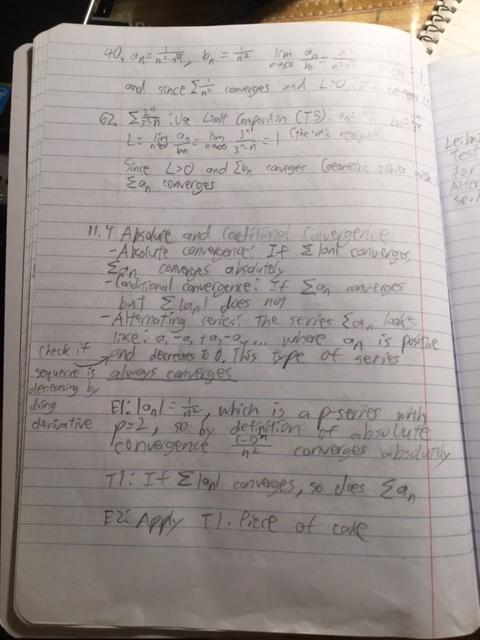
#> input picture test.jpg, 480 x 640 px
$ python example_read_image2.py
#> lines starting #> are read from the running program, lines starting #| are printed output that depends on the picture; after the words box and inside, x2 and y2 are one past the last pixel; in counts of white or black regions, pixels touching at a corner belong together
import easyocr
import cv2
import numpy as np

# Load the image using OpenCV
image_path = 'test.jpg'
img = cv2.imread(image_path)
#> img is the input picture: shape (640, 480, 3); mean B, G, R 145.2, 148.3, 156.4

if img is None:
    print(f"Error: Could not load image {image_path}")
    exit()

# Resize image to improve OCR accuracy
img = cv2.resize(img, None, fx=2, fy=2, interpolation=cv2.INTER_CUBIC)
#> img: shape (1280, 960, 3)

# Preprocess the image
gray = cv2.cvtColor(img, cv2.COLOR_BGR2GRAY)
blur = cv2.GaussianBlur(gray, (3, 3), 0)
thresh = cv2.adaptiveThreshold(
    blur, 255, cv2.ADAPTIVE_THRESH_MEAN_C, cv2.THRESH_BINARY_INV, 11, 15
)
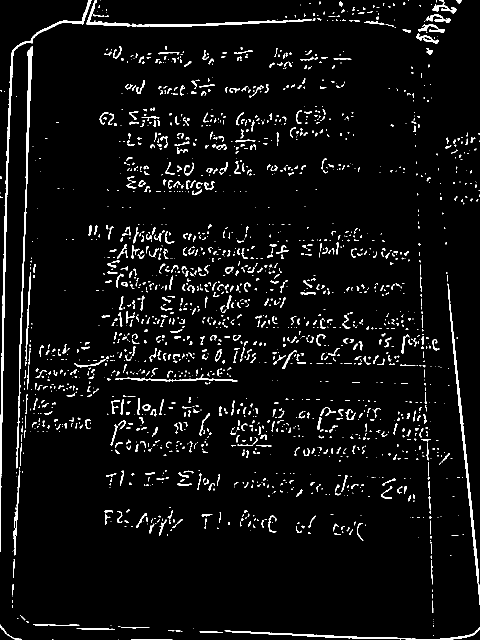
#> thresh: shape (1280, 960) (shown at 1/2 size); 4.7% white; 1972 white regions (1267 under 20 px), largest, box (x1, y1, x2, y2) and area: (0, 0, 183, 1104) 4282, (33, 93, 66, 937) 3008, (895, 567, 960, 1210) 2511
processed_img = cv2.bitwise_not(thresh)
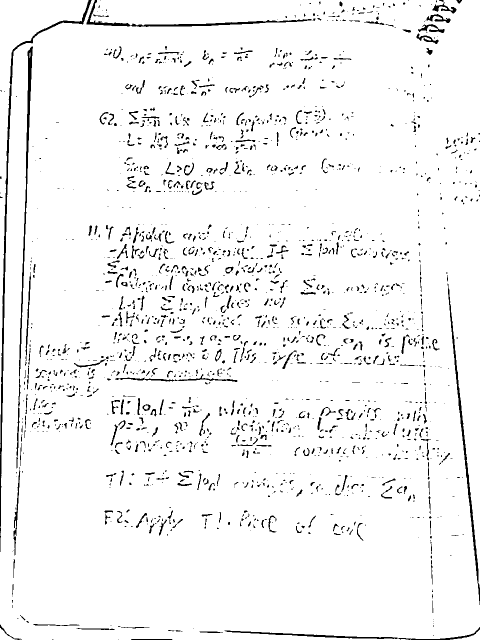
#> processed_img: shape (1280, 960) (shown at 1/2 size); 95.3% white; 1972 black regions (1267 under 20 px), largest, box (x1, y1, x2, y2) and area: (0, 0, 183, 1104) 4282, (33, 93, 66, 937) 3008, (895, 567, 960, 1210) 2511

# Save preprocessed image (optional)
cv2.imwrite('processed_test2.png', processed_img)

# Initialize EasyOCR reader
#> (the run stopped early here; a loop or call above may not have finished)
